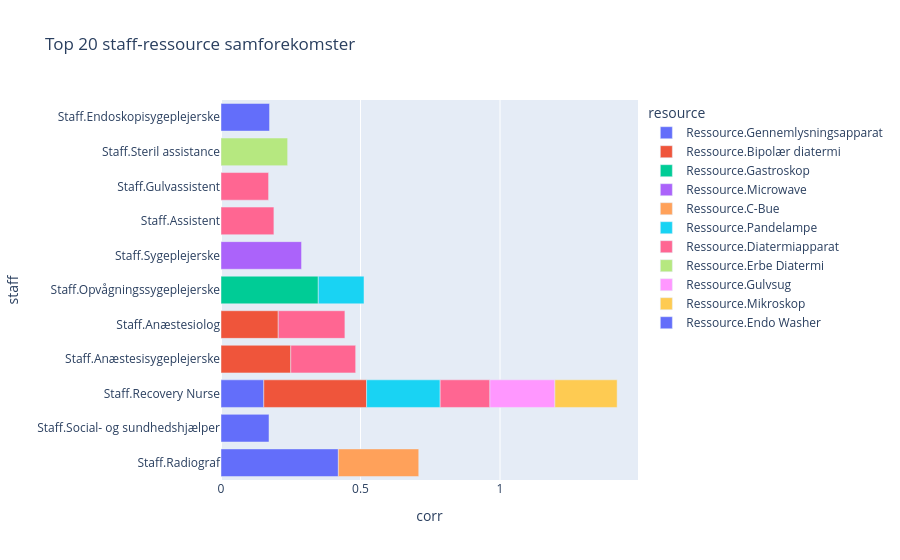

Notebook code cell kept with this figure:
### Code cell
corr_matrix = df_complete_complete[staff_cols + resource_cols].notna().corr()
staff_resource_corr = corr_matrix.loc[staff_cols, resource_cols]

top_pairs = (
    staff_resource_corr.stack()
    .reset_index()
    .rename(columns={"level_0": "staff", "level_1": "resource", 0: "corr"})
    .sort_values("corr", ascending=False)
)

top_pairs.head(20)

top20 = top_pairs.head(20)

fig = px.bar(
    top20,
    x="corr",
    y="staff",
    color="resource",
    orientation="h",
    title="Top 20 staff-ressource samforekomster"
)

fig.show()

### Figure 1 — Plotly figure (JSON) as saved in the notebook; plotly's stock layout.template omitted (floating-point values rounded to 4 significant figures)
{"data": [{"hovertemplate": "resource=Ressource.Gennemlysningsapparat<br>corr=%{x}<br>staff=%{y}<extra></extra>", "legendgroup": "Ressource.Gennemlysningsapparat", "marker": {"color": "#636efa", "pattern": {"shape": ""}}, "name": "Ressource.Gennemlysningsapparat", "orientation": "h", "showlegend": true, "textposition": "auto", "type": "bar", "x": [0.4206, 0.1721, 0.1534], "xaxis": "x", "y": ["Staff.Radiograf", "Staff.Social- og sundhedshjælper", "Staff.Recovery Nurse"], "yaxis": "y"}, {"hovertemplate": "resource=Ressource.Bipolær diatermi<br>corr=%{x}<br>staff=%{y}<extra></extra>", "legendgroup": "Ressource.Bipolær diatermi", "marker": {"color": "#EF553B", "pattern": {"shape": ""}}, "name": "Ressource.Bipolær diatermi", "orientation": "h", "showlegend": true, "textposition": "auto", "type": "bar", "x": [0.3684, 0.2501, 0.2052], "xaxis": "x", "y": ["Staff.Recovery Nurse", "Staff.Anæstesisygeplejerske", "Staff.Anæstesiolog"], "yaxis": "y"}, {"hovertemplate": "resource=Ressource.Gastroskop<br>corr=%{x}<br>staff=%{y}<extra></extra>", "legendgroup": "Ressource.Gastroskop", "marker": {"color": "#00cc96", "pattern": {"shape": ""}}, "name": "Ressource.Gastroskop", "orientation": "h", "showlegend": true, "textposition": "auto", "type": "bar", "x": [0.3487], "xaxis": "x", "y": ["Staff.Opvågningssygeplejerske"], "yaxis": "y"}, {"hovertemplate": "resource=Ressource.Microwave<br>corr=%{x}<br>staff=%{y}<extra></extra>", "legendgroup": "Ressource.Microwave", "marker": {"color": "#ab63fa", "pattern": {"shape": ""}}, "name": "Ressource.Microwave", "orientation": "h", "showlegend": true, "textposition": "auto", "type": "bar", "x": [0.2886], "xaxis": "x", "y": ["Staff.Sygeplejerske"], "yaxis": "y"}, {"hovertemplate": "resource=Ressource.C-Bue<br>corr=%{x}<br>staff=%{y}<extra></extra>", "legendgroup": "Ressource.C-Bue", "marker": {"color": "#FFA15A", "pattern": {"shape": ""}}, "name": "Ressource.C-Bue", "orientation": "h", "showlegend": true, "textposition": "auto", "type": "bar", "x": [0.2881], "xaxis": "x", "y": ["Staff.Radiograf"], "yaxis": "y"}, {"hovertemplate": "resource=Ressource.Pandelampe<br>corr=%{x}<br>staff=%{y}<extra></extra>", "legendgroup": "Ressource.Pandelampe", "marker": {"color": "#19d3f3", "pattern": {"shape": ""}}, "name": "Ressource.Pandelampe", "orientation": "h", "showlegend": true, "textposition": "auto", "type": "bar", "x": [0.2637, 0.1638], "xaxis": "x", "y": ["Staff.Recovery Nurse", "Staff.Opvågningssygeplejerske"], "yaxis": "y"}, {"hovertemplate": "resource=Ressource.Diatermiapparat<br>corr=%{x}<br>staff=%{y}<extra></extra>", "legendgroup": "Ressource.Diatermiapparat", "marker": {"color": "#FF6692", "pattern": {"shape": ""}}, "name": "Ressource.Diatermiapparat", "orientation": "h", "showlegend": true, "textposition": "auto", "type": "bar", "x": [0.2389, 0.2326, 0.1896, 0.1783, 0.1705], "xaxis": "x", "y": ["Staff.Anæstesiolog", "Staff.Anæstesisygeplejerske", "Staff.Assistent", "Staff.Recovery Nurse", "Staff.Gulvassistent"], "yaxis": "y"}, {"hovertemplate": "resource=Ressource.Erbe Diatermi<br>corr=%{x}<br>staff=%{y}<extra></extra>", "legendgroup": "Ressource.Erbe Diatermi", "marker": {"color": "#B6E880", "pattern": {"shape": ""}}, "name": "Ressource.Erbe Diatermi", "orientation": "h", "showlegend": true, "textposition": "auto", "type": "bar", "x": [0.2388], "xaxis": "x", "y": ["Staff.Steril assistance"], "yaxis": "y"}, {"hovertemplate": "resource=Ressource.Gulvsug<br>corr=%{x}<br>staff=%{y}<extra></extra>", "legendgroup": "Ressource.Gulvsug", "marker": {"color": "#FF97FF", "pattern": {"shape": ""}}, "name": "Ressource.Gulvsug", "orientation": "h", "showlegend": true, "textposition": "auto", "type": "bar", "x": [0.2329], "xaxis": "x", "y": ["Staff.Recovery Nurse"], "yaxis": "y"}, {"hovertemplate": "resource=Ressource.Mikroskop<br>corr=%{x}<br>staff=%{y}<extra></extra>", "legendgroup": "Ressource.Mikroskop", "marker": {"color": "#FECB52", "pattern": {"shape": ""}}, "name": "Ressource.Mikroskop", "orientation": "h", "showlegend": true, "textposition": "auto", "type": "bar", "x": [0.2231], "xaxis": "x", "y": ["Staff.Recovery Nurse"], "yaxis": "y"}, {"hovertemplate": "resource=Ressource.Endo Washer<br>corr=%{x}<br>staff=%{y}<extra></extra>", "legendgroup": "Ressource.Endo Washer", "marker": {"color": "#636efa", "pattern": {"shape": ""}}, "name": "Ressource.Endo Washer", "orientation": "h", "showlegend": true, "textposition": "auto", "type": "bar", "x": [0.174], "xaxis": "x", "y": ["Staff.Endoskopisygeplejerske"], "yaxis": "y"}], "layout": {"barmode": "relative", "legend": {"title": {"text": "resource"}, "tracegroupgap": 0}, "title": {"text": "Top 20 staff-ressource samforekomster"}, "xaxis": {"anchor": "y", "domain": [0, 1], "title": {"text": "corr"}}, "yaxis": {"anchor": "x", "domain": [0, 1], "title": {"text": "staff"}}}}
